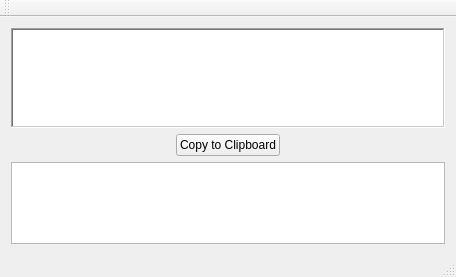
<?xml version="1.0" encoding="UTF-8"?>
<ui version="4.0">
 <class>MainWindow</class>
 <widget class="QMainWindow" name="MainWindow">
  <property name="geometry">
   <rect>
    <x>0</x>
    <y>0</y>
    <width>456</width>
    <height>277</height>
   </rect>
  </property>
  <property name="windowTitle">
   <string>LaTeX Render Test</string>
  </property>
  <widget class="QWidget" name="centralWidget">
   <layout class="QGridLayout" name="gridLayout">
    <item row="0" column="0" colspan="3">
     <widget class="QLabel" name="label">
      <property name="minimumSize">
       <size>
        <width>0</width>
        <height>100</height>
       </size>
      </property>
      <property name="palette">
       <palette>
        <active>
         <colorrole role="Base">
          <brush brushstyle="SolidPattern">
           <color alpha="255">
            <red>255</red>
            <green>255</green>
            <blue>255</blue>
           </color>
          </brush>
         </colorrole>
         <colorrole role="Window">
          <brush brushstyle="SolidPattern">
           <color alpha="255">
            <red>255</red>
            <green>255</green>
            <blue>255</blue>
           </color>
          </brush>
         </colorrole>
        </active>
        <inactive>
         <colorrole role="Base">
          <brush brushstyle="SolidPattern">
           <color alpha="255">
            <red>255</red>
            <green>255</green>
            <blue>255</blue>
           </color>
          </brush>
         </colorrole>
         <colorrole role="Window">
          <brush brushstyle="SolidPattern">
           <color alpha="255">
            <red>255</red>
            <green>255</green>
            <blue>255</blue>
           </color>
          </brush>
         </colorrole>
        </inactive>
        <disabled>
         <colorrole role="Base">
          <brush brushstyle="SolidPattern">
           <color alpha="255">
            <red>255</red>
            <green>255</green>
            <blue>255</blue>
           </color>
          </brush>
         </colorrole>
         <colorrole role="Window">
          <brush brushstyle="SolidPattern">
           <color alpha="255">
            <red>255</red>
            <green>255</green>
            <blue>255</blue>
           </color>
          </brush>
         </colorrole>
        </disabled>
       </palette>
      </property>
      <property name="autoFillBackground">
       <bool>true</bool>
      </property>
      <property name="frameShape">
       <enum>QFrame::WinPanel</enum>
      </property>
      <property name="frameShadow">
       <enum>QFrame::Sunken</enum>
      </property>
      <property name="text">
       <string notr="true"/>
      </property>
      <property name="scaledContents">
       <bool>false</bool>
      </property>
      <property name="margin">
       <number>7</number>
      </property>
     </widget>
    </item>
    <item row="1" column="0">
     <spacer name="horizontalSpacer">
      <property name="orientation">
       <enum>Qt::Horizontal</enum>
      </property>
      <property name="sizeHint" stdset="0">
       <size>
        <width>163</width>
        <height>20</height>
       </size>
      </property>
     </spacer>
    </item>
    <item row="1" column="1">
     <widget class="QPushButton" name="clipBtn">
      <property name="text">
       <string>Copy to Clipboard</string>
      </property>
     </widget>
    </item>
    <item row="1" column="2">
     <spacer name="horizontalSpacer_2">
      <property name="orientation">
       <enum>Qt::Horizontal</enum>
      </property>
      <property name="sizeHint" stdset="0">
       <size>
        <width>163</width>
        <height>20</height>
       </size>
      </property>
     </spacer>
    </item>
    <item row="2" column="0" colspan="3">
     <widget class="QPlainTextEdit" name="plainTextEdit">
      <property name="font">
       <font>
        <family>Courier</family>
       </font>
      </property>
      <property name="plainText">
       <string notr="true"/>
      </property>
     </widget>
    </item>
   </layout>
  </widget>
  <widget class="QMenuBar" name="menuBar">
   <property name="geometry">
    <rect>
     <x>0</x>
     <y>0</y>
     <width>456</width>
     <height>21</height>
    </rect>
   </property>
  </widget>
  <widget class="QToolBar" name="mainToolBar">
   <property name="sizePolicy">
    <sizepolicy hsizetype="Preferred" vsizetype="Preferred">
     <horstretch>0</horstretch>
     <verstretch>0</verstretch>
    </sizepolicy>
   </property>
   <property name="baseSize">
    <size>
     <width>0</width>
     <height>0</height>
    </size>
   </property>
   <attribute name="toolBarArea">
    <enum>TopToolBarArea</enum>
   </attribute>
   <attribute name="toolBarBreak">
    <bool>false</bool>
   </attribute>
  </widget>
  <widget class="QStatusBar" name="statusBar">
   <property name="minimumSize">
    <size>
     <width>0</width>
     <height>0</height>
    </size>
   </property>
  </widget>
 </widget>
 <layoutdefault spacing="6" margin="11"/>
 <tabstops>
  <tabstop>plainTextEdit</tabstop>
  <tabstop>clipBtn</tabstop>
 </tabstops>
 <resources/>
 <connections/>
</ui>
